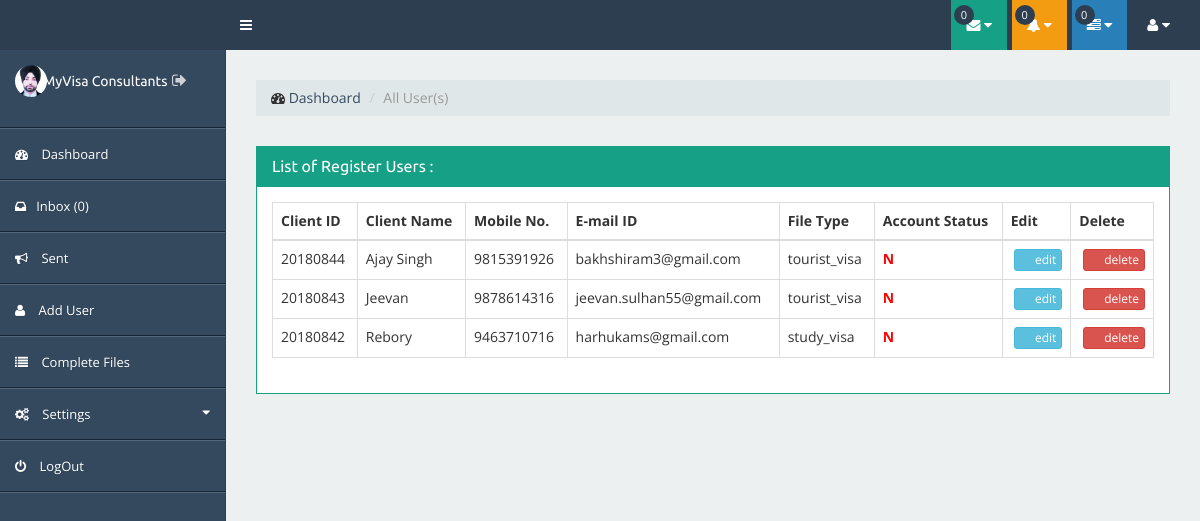
/a/allusers.php (signed in), run on the app's committed database.
### tables this page shows
CREATE TABLE `tbl_user` (
  `userID` int(11) NOT NULL,
  `userName` varchar(100) NOT NULL,
  `userEmail` varchar(100) NOT NULL,
  `userPass` varchar(100) NOT NULL,
  `userStatus` enum('Y','N') NOT NULL DEFAULT 'N',
  `tokenCode` varchar(100) NOT NULL,
  `userPhoto` varchar(200) DEFAULT NULL,
  `userMobile` varchar(15) NOT NULL,
  `userAddress` text NOT NULL,
  `userCat` text NOT NULL,
  `userJoiningDateTime` varchar(25) NOT NULL,
  `userUpdateDateTime` varchar(25) NOT NULL,
  `userJoiningDate` varchar(12) NOT NULL,
  `userKey` int(11) NOT NULL
);

### a/class.admin.php (called while the page is built, shortened)
<?php
class ADMIN
{
private $conn;
public function __construct()
{
$database = new Database();
$db = $database->dbConnection();
$this->conn = $db;
}
public function runQuery($sql)
{
$stmt = $this->conn->prepare($sql);
return $stmt;
}
}

### a/allusers.php (the view, shortened to what this page needs)
<?php
require_once 'class.admin.php';
$user_allusers = new admin();
$stmt = $user_allusers->runQuery("SELECT * FROM  tbl_admin WHERE adminID=:uid");
$stmt->execute(array(":uid"=>$_SESSION['adminSession']));
$row = $stmt->fetch(PDO::FETCH_ASSOC);
$stmt = $user_allusers->runQuery("SELECT count(*) FROM userdatafeed WHERE app_client_id = :abc AND app_admintrash='N' ");
$stmt->execute(array(":abc"=>$row['adminID']));
$countmails = $stmt->fetchColumn();
$stmt = $user_allusers->runQuery("SELECT count(*) FROM userdatafeed WHERE app_client_id = :abc AND app_admintrash='N'  AND app_admin_read_status='unread-message' ");
$stmt->execute(array(":abc"=>$row['adminID']));
$countnotify = $stmt->fetchColumn();
?>
<?php include_once'include/header.php'; ?>
<div class="page-content">
<div class="row">
<div class="col-lg-12">
<div class="page-title">
<ol class="breadcrumb">
<li><i class="fa fa-dashboard"></i>  <a href="dashboard">Dashboard</a>
</li>
<li class="active">All User(s)</li>
</ol>
</div>
</div>
</div>
<div class="row">
<div class="col-lg-12 col-md-12 col-sm-12 col-xs-12">
<div class="portlet portlet-green">
<div class="portlet-heading">
<div class="portlet-title">
<h4>List of Register Users : <?php echo $allusercount; ?></h4>
</div>
<div class="clearfix"></div>
</div>
<div class="portlet-body">
<div class="table-responsive">
<table class="table table-bordered">
<thead>
<tr>
<th>Client ID</th>
<th>Client Name</th>
<th>Mobile No.</th>
<th>E-mail ID</th>
<th>File Type</th>
<th>Account Status</th>
<th>Edit</th>
<th>Delete</th>
</tr>
</thead>
<tbody>
<?php
$stmt = $user_allusers->runQuery("SELECT * FROM tbl_user  ORDER BY userID DESC");
$stmt->execute();
if($stmt->rowCount() > 0)
{
while($usersrow=$stmt->fetch(PDO::FETCH_ASSOC))
{
extract($usersrow);
$key = urlencode(base64_encode($usersrow['userID']));
?>
<tr>
<td><?php echo $usersrow['userID']; ?></td>
<td><?php echo $usersrow['userName']; ?></td>
<td><?php echo $usersrow['userMobile']; ?></td>
<td><?php echo $usersrow['userEmail']; ?></td>
<td><?php echo $usersrow['userCat']; ?></td>
<?php
if($usersrow['userStatus']=="Y"){
?>
<td> <span style="color:green; font-weight:bold;"> <?php echo $usersrow['userStatus']; ?>  </span></td>
<?php }  else{
 ?>
 <td> <span style="color:red; font-weight:bold;"> <?php echo $usersrow['userStatus']; ?>  </span></td>
<?php
}
?>
<td><a style="float: right;" class="btn btn-xs btn-info" href="updateuser?uptkey=<?php echo $key; ?>"><span class="glyphicon glyphicon-edit"></span> edit</a></td>
<td><a style="float: right;" class="btn btn-xs btn-danger" href="allusers?delkey=<?php echo $key; ?>" title="click for delete" onclick="return confirm('sure to delete ?')"><span class="glyphicon glyphicon-trash"></span> delete</a></td>
</tr>
<?php
}
}
else
{
?>
<tr> <td colspan="9">
<span style="color: red" class="glyphicon glyphicon-info-sign"></span> &nbsp; No User found.
</td></tr>
<?php
}
?>
</tbody>
</table>
</div>
</div>
</div>
</div>
</div>
</div>
</div>
</div>
<?php include('include/footer.php'); ?>

### a/include/header.php (shortened to what this page needs)
<!DOCTYPE html>
<html lang="en">
<head>
   <link href="https://cdnjs.cloudflare.com/ajax/libs/summernote/0.8.9/summernote.css" rel="stylesheet">
    <link href="assset/css/plugins/pace/pace.css" rel="stylesheet">
    <link href="assset/css/plugins/bootstrap/css/bootstrap.min.css" rel="stylesheet">
    <link href="assset/icons/font-awesome/css/font-awesome.min.css" rel="stylesheet">
    <link href="assset/css/plugins/bootstrap-tokenfield/tokenfield-typeahead.css" rel="stylesheet">
    <link href="assset/css/plugins/bootstrap-tokenfield/bootstrap-tokenfield.css" rel="stylesheet">
    <link href="assset/css/style.css" rel="stylesheet">
    <link href="assset/css/plugins.css" rel="stylesheet">
    <link href="assset/css/demo.css" rel="stylesheet">
</head>
<body  oncontextmenu=" return disableRightClick();">
<div id="wrapper">
<?php include('include/top-navbar.php'); ?>
<?php include('include/side-navbar.php'); ?>
<div id="page-wrapper">

### a/include/top-navbar.php (shortened to what this page needs)
<nav class="navbar-top" role="navigation">
<div class="navbar-header">
<div class="navbar-brand">
</div>
</div>
<div class="nav-top">
<ul class="nav navbar-left">
<li class="tooltip-sidebar-toggle">
<a href="#" id="sidebar-toggle" data-toggle="tooltip" data-placement="right" title="Sidebar Toggle">
<i class="fa fa-bars"></i>
</a>
</li>
</ul>
<ul class="nav navbar-right">
<li class="dropdown">
<a href="#" class="messages-link dropdown-toggle" data-toggle="dropdown">
<i class="fa fa-envelope"></i>
<span class="number"><?php echo $countmails; ?></span> <i class="fa fa-caret-down"></i>
</a>
</li>
<li class="dropdown">
<a href="#" class="alerts-link dropdown-toggle" data-toggle="dropdown">
<i class="fa fa-bell"></i>
<span class="number"><?php echo $countnotify; ?></span><i class="fa fa-caret-down"></i>
</a>
</li>
<li class="dropdown">
<a href="#" class="tasks-link dropdown-toggle" data-toggle=dropdown>
<i class="fa fa-tasks"></i>
<span class=number>0</span><i class="fa fa-caret-down"></i>
</a>
</li>
<li class="dropdown">
<a href="#" class="dropdown-toggle" data-toggle="dropdown">
<i class="fa fa-user"></i>  <i class="fa fa-caret-down"></i>
</a>
</li>
</ul>
</div>
</nav>

### a/include/side-navbar.php (shortened to what this page needs)
<nav class="navbar-side" role="navigation">
<div class="navbar-collapse sidebar-collapse collapse">
<ul id="side" class="nav navbar-nav side-nav">
<li class="side-user hidden-xs">
	<div style="float: left;margin-left: -20px !important;  width: 35px;">
<img class="img-circle" height="32" width="32" src="images/<?php echo $row['adminPhoto'];?>" alt="<?= $row['adminName']; ?>">
</div>
<div class="">
<p class="name tooltip-sidebar-logout">
<span style="color: #fff; font-size: 14px; margin-left: 0px;" class="last-name" ><?php echo $row['adminName']; ?></span> <a style="color: inherit; font-size: 16px;" class="logout_open" href="logout" data-toggle="tooltip" data-placement="top" title="Logout"><i class="fa fa-sign-out"></i></a>
</p>
</div>
<div class="clearfix"></div>
</li>
<li>
<a href="dashboard">
<i class="fa fa-dashboard"></i>  Dashboard
</a>
</li>
<li>
<a href="inbox">
<i class="fa fa-inbox"></i>Inbox (<?php echo $countnotify; ?>)
</a>
</li>
<li>
<a href="sent">
<i class="fa fa-bullhorn"></i>  Sent
</a>
</li>
<li>
<a href="adduser">
<i class="fa fa-user"></i>  Add User
</a>
</li>
<li>
<a href="complete">
<i class="fa fa-list"></i> Complete Files
</a>
</li>
<li class="panel">
<a href="javascript:;" data-parent="#side" data-toggle="collapse" class="accordion-toggle" data-target="#usersettings">
<i class="fa fa-cogs"></i> Settings <i class="fa fa-caret-down"></i>
</a>
</li>
<li>
<a href="logout">
<i class="fa fa-power-off"></i> LogOut
</a>
</li>
</ul>
</div>
</nav>

### a/include/footer.php (shortened to what this page needs)
</body>
</html>

### data on the page
tbl_user: userID "20180844", userName "Ajay Singh", userMobile "9815391926", userEmail "bakhshiram3@gmail.com", userCat "tourist_visa", userStatus "N"
tbl_user: userID "20180843", userName "Jeevan", userMobile "9878614316", userEmail "jeevan.sulhan55@gmail.com", userCat "tourist_visa", userStatus "N"
tbl_user: userID "20180842", userName "Rebory", userMobile "9463710716", userEmail "harhukams@gmail.com", userCat "study_visa", userStatus "N"

### other printed values
$countmails "0"
$countnotify "0"
$row['adminName'] "MyVisa Consultants"
